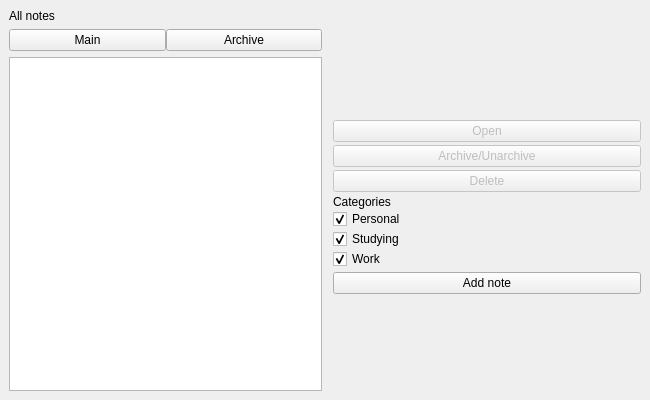
<?xml version="1.0" encoding="UTF-8"?>
<ui version="4.0">
 <class>MainWindow</class>
 <widget class="QMainWindow" name="MainWindow">
  <property name="geometry">
   <rect>
    <x>0</x>
    <y>0</y>
    <width>650</width>
    <height>400</height>
   </rect>
  </property>
  <property name="sizePolicy">
   <sizepolicy hsizetype="Fixed" vsizetype="Fixed">
    <horstretch>0</horstretch>
    <verstretch>0</verstretch>
   </sizepolicy>
  </property>
  <property name="windowTitle">
   <string>Note</string>
  </property>
  <widget class="QWidget" name="centralwidget">
   <property name="sizePolicy">
    <sizepolicy hsizetype="Fixed" vsizetype="Fixed">
     <horstretch>0</horstretch>
     <verstretch>0</verstretch>
    </sizepolicy>
   </property>
   <layout class="QHBoxLayout" name="horizontalLayout_2">
    <item>
     <layout class="QVBoxLayout" name="verticalLayout_2" stretch="0,0,50">
      <property name="sizeConstraint">
       <enum>QLayout::SetDefaultConstraint</enum>
      </property>
      <item>
       <widget class="QLabel" name="all_notes">
        <property name="sizePolicy">
         <sizepolicy hsizetype="Fixed" vsizetype="Fixed">
          <horstretch>0</horstretch>
          <verstretch>0</verstretch>
         </sizepolicy>
        </property>
        <property name="text">
         <string>All notes</string>
        </property>
       </widget>
      </item>
      <item>
       <layout class="QHBoxLayout" name="horizontalLayout_3" stretch="0,0">
        <property name="spacing">
         <number>0</number>
        </property>
        <property name="sizeConstraint">
         <enum>QLayout::SetDefaultConstraint</enum>
        </property>
        <item>
         <widget class="QPushButton" name="main_list_btn">
          <property name="sizePolicy">
           <sizepolicy hsizetype="Minimum" vsizetype="Fixed">
            <horstretch>0</horstretch>
            <verstretch>0</verstretch>
           </sizepolicy>
          </property>
          <property name="text">
           <string>Main</string>
          </property>
         </widget>
        </item>
        <item>
         <widget class="QPushButton" name="archive_list_btn">
          <property name="text">
           <string>Archive</string>
          </property>
         </widget>
        </item>
       </layout>
      </item>
      <item>
       <widget class="QListView" name="listView">
        <property name="sizePolicy">
         <sizepolicy hsizetype="Minimum" vsizetype="Preferred">
          <horstretch>0</horstretch>
          <verstretch>0</verstretch>
         </sizepolicy>
        </property>
        <property name="editTriggers">
         <set>QAbstractItemView::EditKeyPressed</set>
        </property>
        <property name="selectionMode">
         <enum>QAbstractItemView::SingleSelection</enum>
        </property>
        <property name="flow">
         <enum>QListView::TopToBottom</enum>
        </property>
        <property name="resizeMode">
         <enum>QListView::Adjust</enum>
        </property>
        <property name="layoutMode">
         <enum>QListView::SinglePass</enum>
        </property>
        <property name="selectionRectVisible">
         <bool>true</bool>
        </property>
       </widget>
      </item>
     </layout>
    </item>
    <item>
     <layout class="QVBoxLayout" name="verticalLayout" stretch="0">
      <property name="spacing">
       <number>3</number>
      </property>
      <property name="sizeConstraint">
       <enum>QLayout::SetDefaultConstraint</enum>
      </property>
      <property name="leftMargin">
       <number>5</number>
      </property>
      <property name="topMargin">
       <number>35</number>
      </property>
      <property name="rightMargin">
       <number>0</number>
      </property>
      <property name="bottomMargin">
       <number>0</number>
      </property>
      <item>
       <layout class="QVBoxLayout" name="verticalLayout_4">
        <property name="topMargin">
         <number>20</number>
        </property>
        <property name="bottomMargin">
         <number>40</number>
        </property>
        <item>
         <widget class="QPushButton" name="open_btn">
          <property name="enabled">
           <bool>false</bool>
          </property>
          <property name="text">
           <string>Open</string>
          </property>
         </widget>
        </item>
        <item>
         <widget class="QPushButton" name="archive_btn">
          <property name="enabled">
           <bool>false</bool>
          </property>
          <property name="text">
           <string>Archive/Unarchive</string>
          </property>
         </widget>
        </item>
        <item>
         <widget class="QPushButton" name="delete_btn">
          <property name="enabled">
           <bool>false</bool>
          </property>
          <property name="text">
           <string>Delete</string>
          </property>
         </widget>
        </item>
        <item>
         <layout class="QVBoxLayout" name="verticalLayout_3">
          <property name="spacing">
           <number>0</number>
          </property>
          <property name="sizeConstraint">
           <enum>QLayout::SetMinimumSize</enum>
          </property>
          <item>
           <widget class="QLabel" name="categories">
            <property name="sizePolicy">
             <sizepolicy hsizetype="Fixed" vsizetype="Fixed">
              <horstretch>0</horstretch>
              <verstretch>0</verstretch>
             </sizepolicy>
            </property>
            <property name="text">
             <string>Categories</string>
            </property>
           </widget>
          </item>
          <item>
           <widget class="QCheckBox" name="personal_checkBox">
            <property name="text">
             <string>Personal</string>
            </property>
            <property name="checked">
             <bool>true</bool>
            </property>
           </widget>
          </item>
          <item>
           <widget class="QCheckBox" name="studying_checkBox">
            <property name="text">
             <string>Studying</string>
            </property>
            <property name="checked">
             <bool>true</bool>
            </property>
           </widget>
          </item>
          <item>
           <widget class="QCheckBox" name="work_checkBox">
            <property name="text">
             <string>Work</string>
            </property>
            <property name="checked">
             <bool>true</bool>
            </property>
           </widget>
          </item>
         </layout>
        </item>
        <item>
         <widget class="QPushButton" name="add_note">
          <property name="text">
           <string>Add note</string>
          </property>
         </widget>
        </item>
       </layout>
      </item>
     </layout>
    </item>
   </layout>
  </widget>
  <action name="actionNew">
   <property name="icon">
    <iconset resource="images.qrc">
     <normaloff>:/icons/icons/new.png</normaloff>:/icons/icons/new.png</iconset>
   </property>
   <property name="text">
    <string>New</string>
   </property>
   <property name="shortcut">
    <string>Ctrl+N</string>
   </property>
  </action>
  <action name="actionOpen">
   <property name="icon">
    <iconset resource="images.qrc">
     <normaloff>:/icons/icons/open.png</normaloff>:/icons/icons/open.png</iconset>
   </property>
   <property name="text">
    <string>Open</string>
   </property>
   <property name="shortcut">
    <string>Ctrl+O</string>
   </property>
  </action>
  <action name="actionSave">
   <property name="icon">
    <iconset resource="images.qrc">
     <normaloff>:/icons/icons/save.png</normaloff>:/icons/icons/save.png</iconset>
   </property>
   <property name="text">
    <string>Save</string>
   </property>
   <property name="shortcut">
    <string>Ctrl+S</string>
   </property>
  </action>
  <action name="actionSave_as">
   <property name="icon">
    <iconset resource="images.qrc">
     <normaloff>:/icons/icons/save_as.png</normaloff>:/icons/icons/save_as.png</iconset>
   </property>
   <property name="text">
    <string>Save as</string>
   </property>
   <property name="shortcut">
    <string>Ctrl+Shift+S</string>
   </property>
  </action>
  <action name="actionCut">
   <property name="icon">
    <iconset resource="images.qrc">
     <normaloff>:/icons/icons/cut.png</normaloff>:/icons/icons/cut.png</iconset>
   </property>
   <property name="text">
    <string>Cut</string>
   </property>
   <property name="shortcut">
    <string>Ctrl+X</string>
   </property>
  </action>
  <action name="actionCopy">
   <property name="icon">
    <iconset resource="images.qrc">
     <normaloff>:/icons/icons/copy.png</normaloff>:/icons/icons/copy.png</iconset>
   </property>
   <property name="text">
    <string>Copy</string>
   </property>
   <property name="shortcut">
    <string>Ctrl+C</string>
   </property>
  </action>
  <action name="actionPaste">
   <property name="icon">
    <iconset resource="images.qrc">
     <normaloff>:/icons/icons/paste.png</normaloff>:/icons/icons/paste.png</iconset>
   </property>
   <property name="text">
    <string>Paste</string>
   </property>
   <property name="shortcut">
    <string>Ctrl+V</string>
   </property>
  </action>
  <action name="actionUndo">
   <property name="icon">
    <iconset resource="images.qrc">
     <normaloff>:/icons/icons/undo.png</normaloff>:/icons/icons/undo.png</iconset>
   </property>
   <property name="text">
    <string>Undo</string>
   </property>
   <property name="shortcut">
    <string>Ctrl+Z</string>
   </property>
  </action>
  <action name="actionRedo">
   <property name="icon">
    <iconset resource="images.qrc">
     <normaloff>:/icons/icons/redo.png</normaloff>:/icons/icons/redo.png</iconset>
   </property>
   <property name="text">
    <string>Redo</string>
   </property>
   <property name="shortcut">
    <string>Ctrl+Shift+Z</string>
   </property>
  </action>
 </widget>
 <resources>
  <include location="images.qrc"/>
 </resources>
 <connections/>
</ui>
